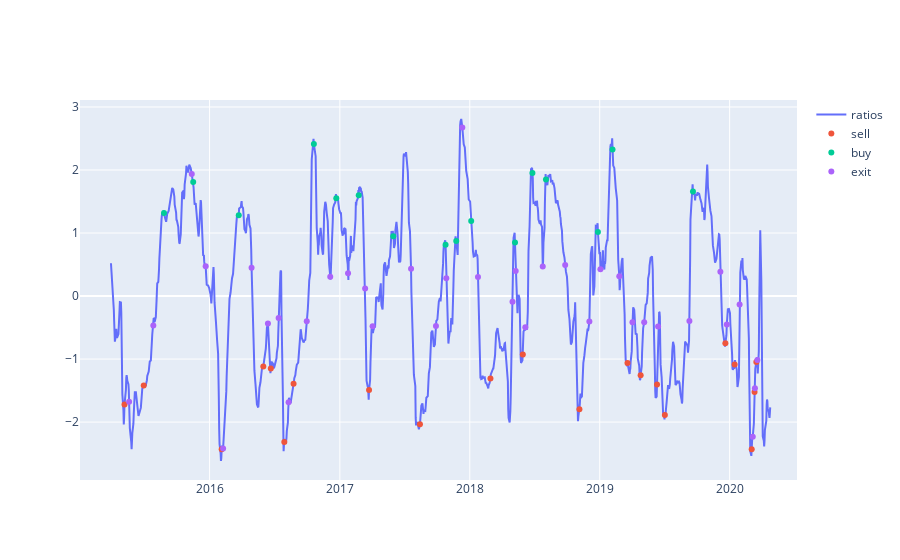
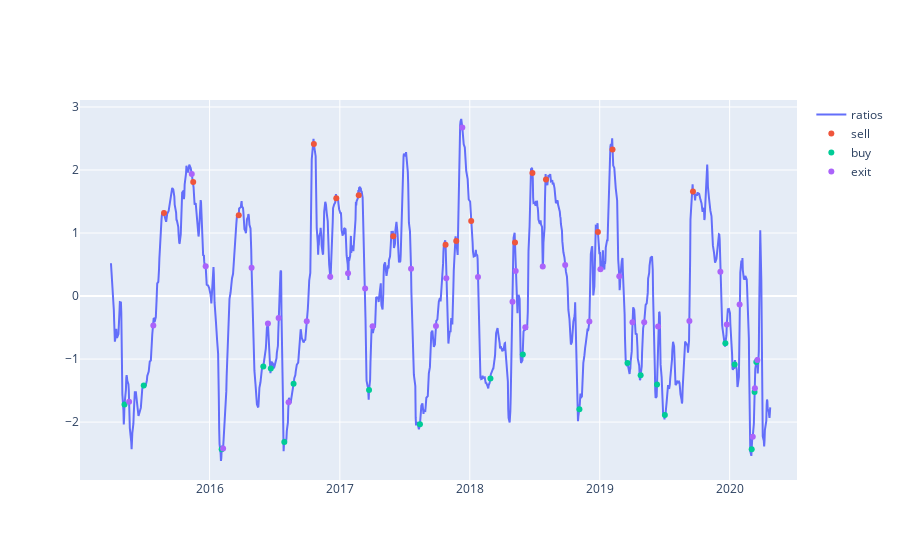

Write notebook code for charts like these, in order.
### Code cell
portfolio_fx.plot_trades_on_zscore_for_symbol(mavg_zscore, portfolio, symbol1)
portfolio_fx.plot_trades_on_zscore_for_symbol(mavg_zscore, portfolio, symbol2)
